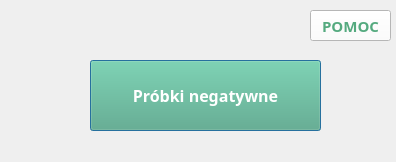
<?xml version="1.0" encoding="UTF-8"?>
<ui version="4.0">
 <class>Dialog</class>
 <widget class="QDialog" name="Dialog">
  <property name="geometry">
   <rect>
    <x>0</x>
    <y>0</y>
    <width>396</width>
    <height>162</height>
   </rect>
  </property>
  <property name="minimumSize">
   <size>
    <width>396</width>
    <height>162</height>
   </size>
  </property>
  <property name="maximumSize">
   <size>
    <width>396</width>
    <height>262</height>
   </size>
  </property>
  <property name="windowTitle">
   <string>Dialog</string>
  </property>
  <widget class="QPushButton" name="button_only_traincascade">
   <property name="enabled">
    <bool>true</bool>
   </property>
   <property name="geometry">
    <rect>
     <x>90</x>
     <y>60</y>
     <width>231</width>
     <height>71</height>
    </rect>
   </property>
   <property name="font">
    <font>
     <family>Century Gothic</family>
     <pointsize>12</pointsize>
     <weight>75</weight>
     <bold>true</bold>
    </font>
   </property>
   <property name="styleSheet">
    <string notr="true">color: rgb(255, 255, 255);
background: rgb(85, 170, 127)
</string>
   </property>
   <property name="text">
    <string>Próbki negatywne</string>
   </property>
  </widget>
  <widget class="QPushButton" name="button_help">
   <property name="geometry">
    <rect>
     <x>310</x>
     <y>10</y>
     <width>81</width>
     <height>31</height>
    </rect>
   </property>
   <property name="font">
    <font>
     <family>Century Gothic</family>
     <pointsize>11</pointsize>
     <weight>75</weight>
     <bold>true</bold>
    </font>
   </property>
   <property name="styleSheet">
    <string notr="true">color: rgb(85, 170, 127);
background: rgb(255, 255, 255)
</string>
   </property>
   <property name="text">
    <string>POMOC</string>
   </property>
  </widget>
 </widget>
 <resources/>
 <connections/>
</ui>
